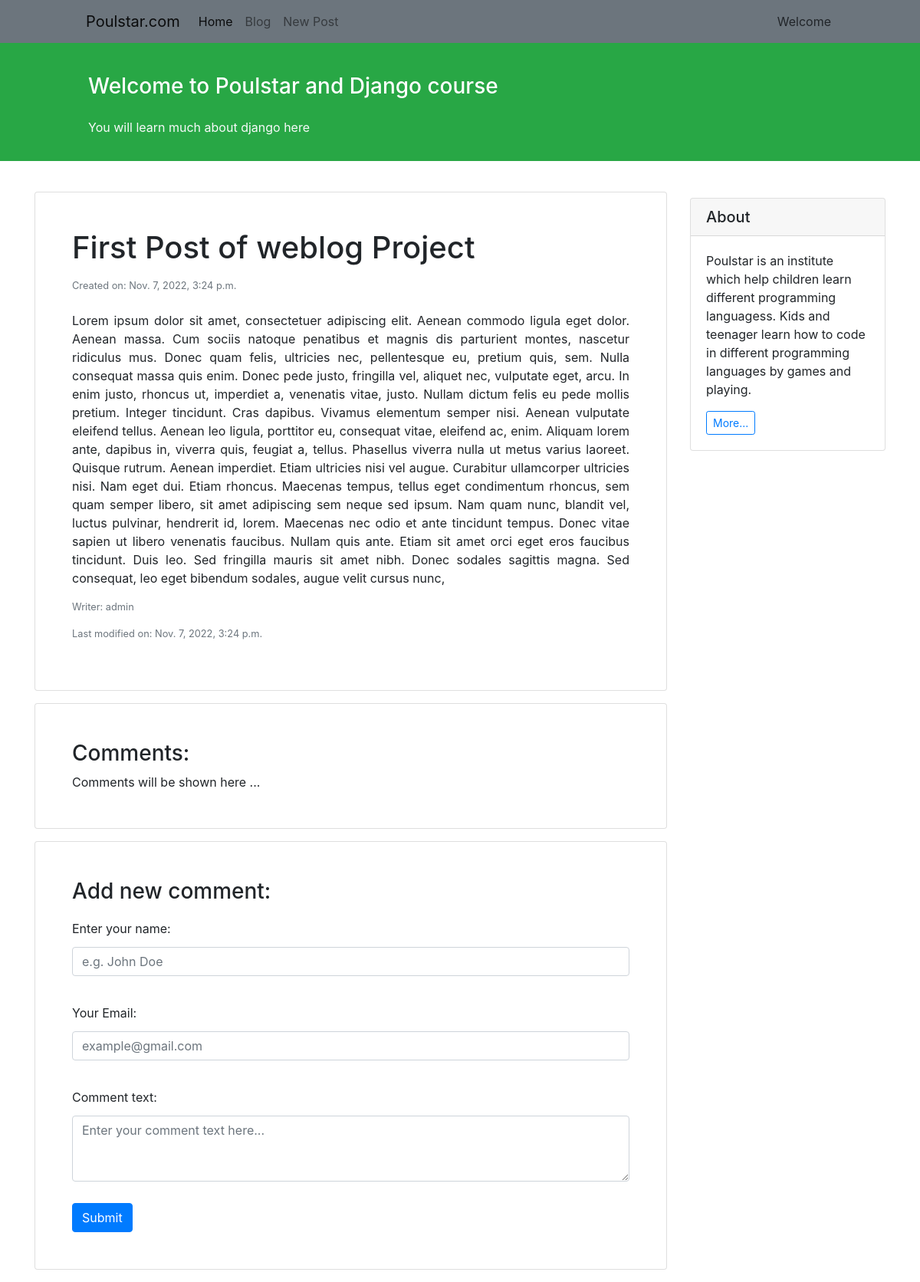
Page /blog/1/ on the committed database.
### blog/models.py (models this page shows, shortened)
class Post(models.Model):
    STATUS_CHOICES = (
        ('pub', 'published'),
        ('drf', 'draft'),
    )
    title = models.CharField(max_length=100)
    text = models.TextField()
    author = models.ForeignKey(to='auth.User', on_delete=models.CASCADE)
    datetime_created = models.DateTimeField(auto_now_add=True)
    datetime_modified = models.DateTimeField(auto_now=True)
    status = models.CharField(choices=STATUS_CHOICES, max_length=3)

### blog/views.py (the view)
# urls.py: path('<int:pk>/', views.post_detail_view, name='post_detail'),
def post_detail_view(request, pk):
    from django.shortcuts import get_object_or_404
    post = get_object_or_404(Post, pk=pk)
    context = { 'post': post }
    return render(request, 'blog/post_detail.html', context)

### blog/templates/blog/post_detail.html (shortened to what this page needs)
{% extends '_base.html' %}
{% block content %}
<div class="container mt-4">
    <div class="row">
        <div class="col-9">
            <div class="card shadow my-3 p-5">
                <h1>{{ post.title }}</h1>
                <p class="small text-muted mt-2">Created on: {{ post.datetime_created }}</p>
                <p class="mt-2" style="text-align: justify"> {{ post.text }}
                </p>
                <p class="small text-muted">Writer: {{ post.author }}</p>
                <p class="small text-muted mt">Last modified on: {{ post.datetime_modified }}</p>
            </div>
            <div class="card shadow my-3 p-5">
                <h3>Comments:</h3>
                Comments will be shown here ...
            </div>
            <div class="card shadow my-3 p-5">
                <h3>Add new comment:</h3>
                <form method="POST">
                    <div class="form-group py-2">
                        <label class="py-1" for="author_name">Enter your name:</label>
                        <input type="text" class="form-control" placeholder="e.g. John Doe" name="author_name">
                    </div>
                    <div class="form-group py-2">
                        <label class="py-1" for="email">Your Email:</label>
                        <input type="email" class="form-control" placeholder="example@gmail.com" name="email">
                    </div>
                    <div class="form-group py-2">
                        <label class="py-1" for="comment_text">Comment text:</label>
                        <textarea class="form-control" name="text" rows="3" placeholder="Enter your comment text here..."></textarea>
                    </div>
                    <button type="submit" class="btn btn-primary mt-1">Submit</button>
                </form>
            </div>
        </div>
        <div class="col-3">
            <div class="card my-4">
                <h5 class="card-header">About</h5>
                <div class="card-body">
                    <p class="card-text";>Poulstar is an institute which help children learn
                        different programming languagess. Kids and teenager learn how to
                        code in different programming languages by games and playing.
                    </p>
                    <a href="#"
                       class="btn btn-sm btn-outline-primary">
                       More...
                    </a>
                </div>
            </div>
        </div>
    </div>
</div>
{% endblock content %}

### rows in the picture
Post: title "First Post of weblog Project", datetime_created "Nov. 7, 2022, 3:24 p.m.", text "Lorem ipsum dolor sit amet, consectetuer adipiscing elit. Aenean commodo ligula eget dolor. Aenean massa. Cum sociis natoque penatibus et magnis dis parturient montes, nascetur ridiculus mus. Donec quam felis, ultricies nec, pellentesque eu, pretium quis, sem. Nulla consequat massa quis enim. Donec pede justo, fringilla vel, aliquet nec, vulputate eget, arcu. In enim justo, rhoncus ut, imperdiet a, venenatis vitae, justo. Nullam dictum felis eu pede mollis pretium. Integer tincidunt. Cras dapibus. Vivamus elementum semper nisi. Aenean vulputate eleifend tellus. Aenean leo ligula, porttitor eu, consequat vitae, eleifend ac, enim. Aliquam lorem ante, dapibus in, viverra quis, feugiat a,…", author "admin", datetime_modified "Nov. 7, 2022, 3:24 p.m."
